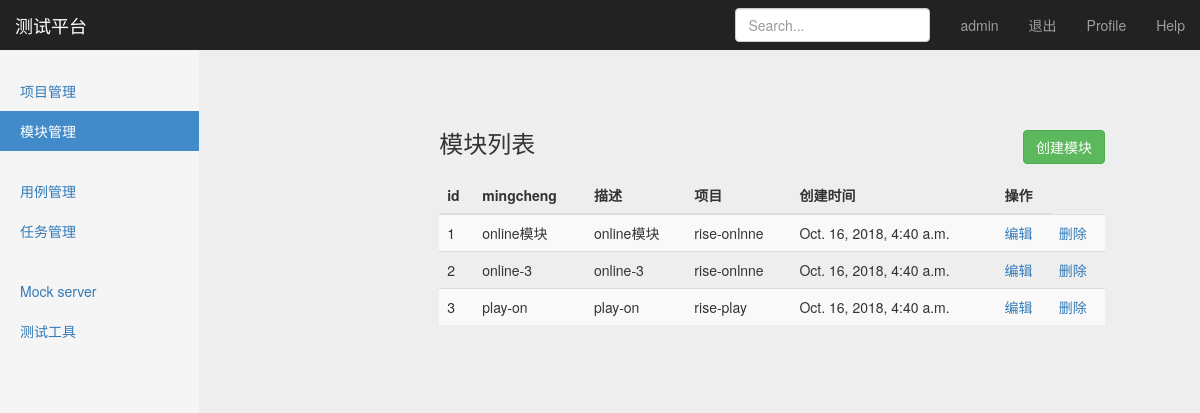
Page /manage/module_manage/ (signed in) on the earlier database version.
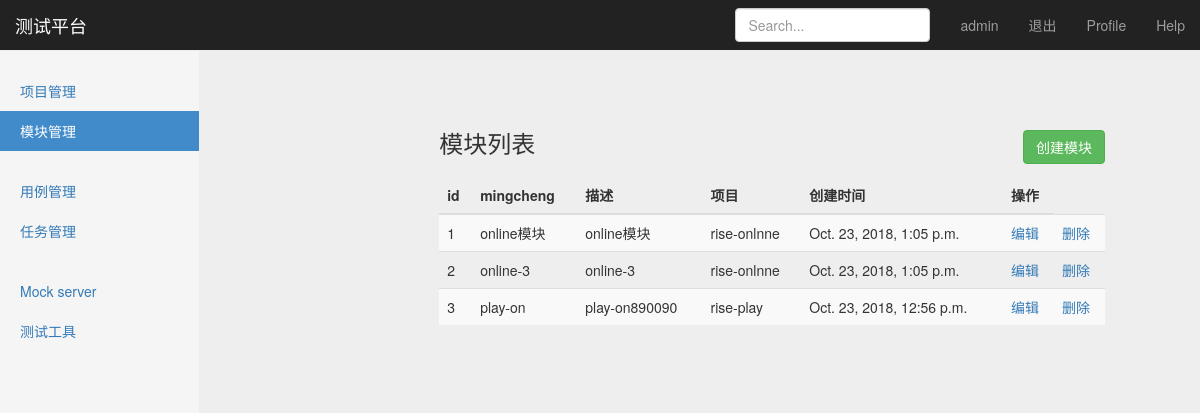
Same page on the later database version.
### project_app/models.py (models this page shows, shortened)
class Module(models.Model):
    project = models.ForeignKey(Project, on_delete=models.CASCADE)
    name = models.CharField("名称",max_length=100, blank=False, default="")
    describe = models.TextField("描述",default="")
    create_time = models.DateTimeField("创建时间",auto_now=True)

class Project(models.Model):
    name = models.CharField("名称",max_length=100,blank=False,default="")
    describe = models.TextField("描述",default="")
    status = models.BooleanField("状态",default="True")
    create_time = models.DateTimeField("创建时间",auto_now=True)
    def __str__(self):
        return self.name

### project_app/view/module_views.py (the view)
# urls.py: path('module_manage/', module_views.module_manage),
@login_required
def module_manage(request):
    username = request.session.get('user1', '')
    module_all = Module.objects.all()
    return render(request, "module_manage.html", {"user": username, "modules":module_all,
                                                   "type":"list"
                                                   })

### templates/module_manage.html (shortened to what this page needs)
{% extends "base.html" %}
{% block content %}
      <nav class="navbar navbar-inverse navbar-fixed-top">
      <div class="container-fluid">
        <div class="navbar-header">
          <a class="navbar-brand" href="#">测试平台</a>
        </div>
        <div id="navbar" class="navbar-collapse collapse">
          <ul class="nav navbar-nav navbar-right">
            <li><a href="#">{{ user }}</a></li>
            <li><a href="/logout/">退出</a></li>
            <li><a href="#">Profile</a></li>
            <li><a href="#">Help</a></li>
          </ul>
          <form class="navbar-form navbar-right">
            <input type="text" class="form-control" placeholder="Search...">
          </form>
        </div>
      </div>
    </nav>
    <div class="container-fluid">
        <div class="col-sm-3 col-md-2 sidebar">
          <ul class="nav nav-sidebar">
            <li><a href="/manage/project_manage/">项目管理</a></li>
            <li class="active"><a href="#">模块管理</a></li>
          </ul>
          <ul class="nav nav-sidebar">
            <li><a href="">用例管理</a></li>
            <li><a href="">任务管理</a></li>
          </ul>
          <ul class="nav nav-sidebar">
            <li><a href="">Mock server</a></li>
            <li><a href="">测试工具</a></li>
          </ul>
        </div>
        <div class="col-sm-9 col-sm-offset-3 col-md-10 col-md-offset-2 main">
        {% if type == "list" %}
            <div class="col-sm-9 col-sm-offset-3 col-md-10 col-md-offset-2 main">
             <h3 class="sub-header">模块列表
           <button type="button" onclick="window.location.href='/manage/add_module/'" style="float: right"
                   class="btn btn-success">创建模块</button>
          </h3>
          <div class="table-responsive">
            <table class="table table-striped">
              <thead>
                <tr>
                  <th>id</th>
                  <th>mingcheng</th>
                  <th>描述</th>
                  <th>项目</th>
                  <th>创建时间</th>
                   <th>操作</th>
                </tr>
              </thead>
              <tbody>
              {% for module in modules %}
                <tr>
                  <td>{{ module.id }}</td>
                  <td>{{ module.name }}</td>
                  <td>{{ module.describe }}</td>
                  <td>{{ module.project }}</td>
                  <td>{{ module.create_time }}</td>
                  <td> <a href="/manage/edit_module/{{ module.id }}">编辑</a></td>
                  <td> <a href="/manage/delete_module/{{ module.id }}">删除</a></td>
                </tr>
               {% endfor %}
              </tbody>
            </table>
          </div>
            </div>
        {% endif %}
        </div>
      </div>
{% endblock %}

Differences in the rows shown:
changed Module "online模块": create_time "Oct. 16, 2018, 4:40 a.m." → "Oct. 23, 2018, 1:05 p.m."
changed Module "online-3": create_time "Oct. 16, 2018, 4:40 a.m." → "Oct. 23, 2018, 1:05 p.m."
changed Module "play-on": describe "play-on" → "play-on890090"; create_time "Oct. 16, 2018, 4:40 a.m." → "Oct. 23, 2018, 12:56 p.m."
